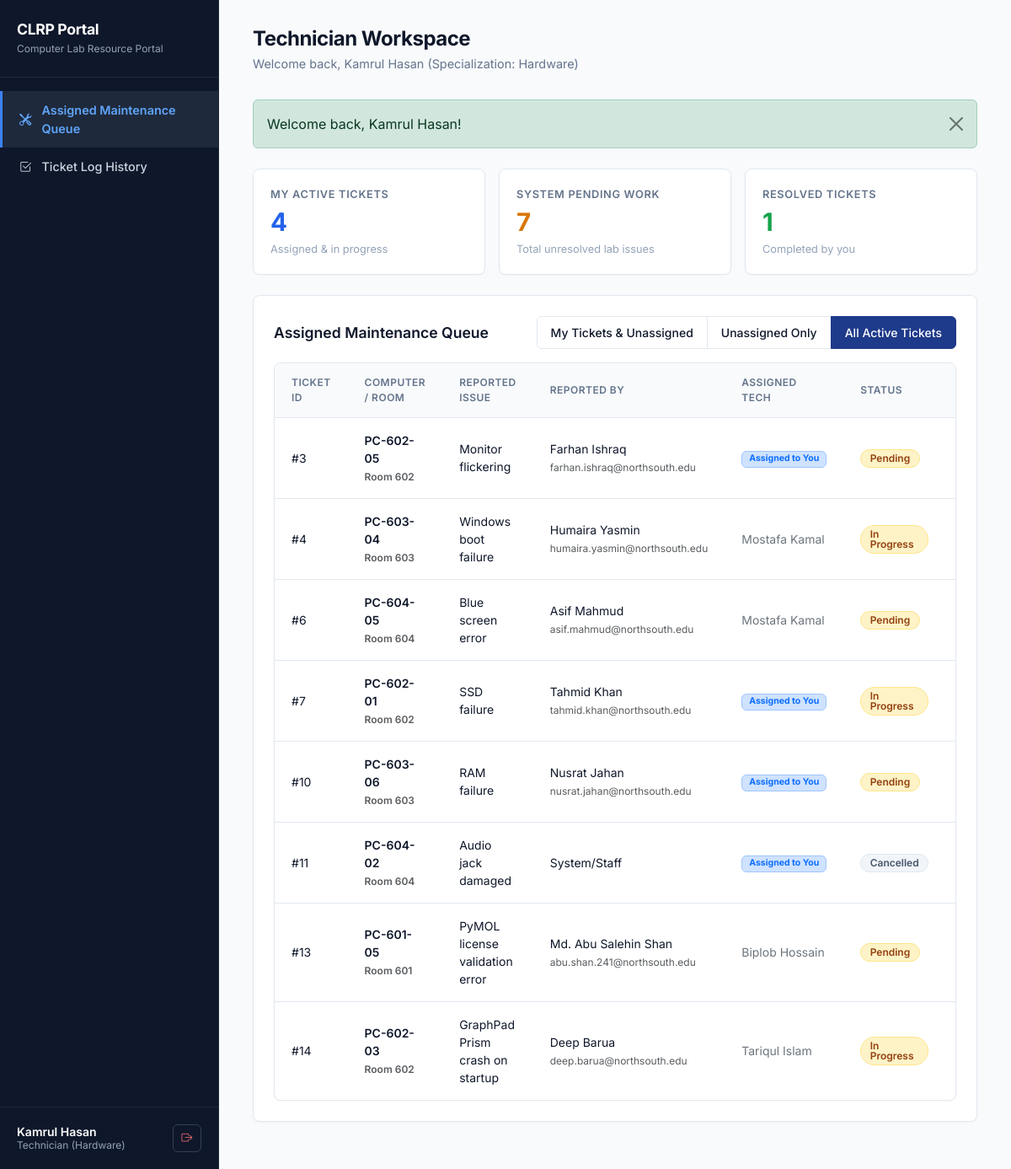
The page /technician/dashboard.php?tab=overview&filter=all (signed in) on the database its author committed.
### tables this page shows
CREATE TABLE IF NOT EXISTS Maintenance (
    maintenance_id INT AUTO_INCREMENT PRIMARY KEY,
    computer_id INT NOT NULL,
    student_id VARCHAR(20) NULL,
    technician_id INT NULL,
    issue_description TEXT NOT NULL,
    status VARCHAR(20) NOT NULL DEFAULT 'Pending',
    reported_at TIMESTAMP DEFAULT CURRENT_TIMESTAMP,
    FOREIGN KEY (computer_id) REFERENCES Computer(computer_id)
        ON UPDATE CASCADE ON DELETE CASCADE,
    FOREIGN KEY (student_id) REFERENCES Student(student_id)
        ON UPDATE CASCADE ON DELETE SET NULL,
    FOREIGN KEY (technician_id) REFERENCES Technician(technician_id)
        ON UPDATE CASCADE ON DELETE SET NULL
);

CREATE TABLE IF NOT EXISTS Computer (
    computer_id INT AUTO_INCREMENT PRIMARY KEY,
    pc_label VARCHAR(20) NOT NULL,
    ip_address VARCHAR(45),
    status VARCHAR(20) NOT NULL DEFAULT 'Available',
    lab_id INT,
    FOREIGN KEY (lab_id) REFERENCES Lab(lab_id)
        ON UPDATE CASCADE ON DELETE CASCADE
);

CREATE TABLE IF NOT EXISTS Lab (
    lab_id INT AUTO_INCREMENT PRIMARY KEY,
    room_number VARCHAR(20) NOT NULL,
    capacity INT NOT NULL
);

CREATE TABLE IF NOT EXISTS Student (
    student_id VARCHAR(20) PRIMARY KEY,
    name VARCHAR(100) NOT NULL,
    email VARCHAR(100) NOT NULL UNIQUE,
    password VARCHAR(255) NOT NULL,
    dept_id VARCHAR(10),
    FOREIGN KEY (dept_id) REFERENCES Department(dept_id)
        ON UPDATE CASCADE ON DELETE SET NULL
);

CREATE TABLE IF NOT EXISTS Technician (
    technician_id INT AUTO_INCREMENT PRIMARY KEY,
    name VARCHAR(100) NOT NULL,
    email VARCHAR(100) NOT NULL UNIQUE,
    password VARCHAR(255) NOT NULL,
    specialization VARCHAR(50)
);

### technician/dashboard.php (called while the page is built, shortened)
<?php
require_once __DIR__ . '/../includes/auth.php';
$user = get_logged_in_user();
$technician_id = (int)$user['id'];
$tab = $_GET['tab'] ?? 'overview';
$flash = get_flash();
$stmtAssigned = $pdo->prepare("SELECT COUNT(*) FROM Maintenance WHERE technician_id = ? AND status != 'Resolved'");
$stmtAssigned->execute([$technician_id]);
$assigned_tickets = $stmtAssigned->fetchColumn();
$stmtPendingWork = $pdo->prepare("SELECT COUNT(*) FROM Maintenance WHERE status IN ('Pending', 'In Progress')");
$stmtPendingWork->execute();
$pending_work = $stmtPendingWork->fetchColumn();
$stmtResolved = $pdo->prepare("SELECT COUNT(*) FROM Maintenance WHERE technician_id = ? AND status = 'Resolved'");
$stmtResolved->execute([$technician_id]);
$resolved_tickets = $stmtResolved->fetchColumn();
$filter_mode = $_GET['filter'] ?? 'my_queue';
$sqlQueue = "
    SELECT m.*, c.pc_label, l.room_number, s.name AS student_name, s.email AS student_email, t.name AS tech_name
    FROM Maintenance m
    JOIN Computer c ON m.computer_id = c.computer_id
    LEFT JOIN Lab l ON c.lab_id = l.lab_id
    LEFT JOIN Student s ON m.student_id = s.student_id
    LEFT JOIN Technician t ON m.technician_id = t.technician_id
";
if ($tab === 'history') {
    $sqlQueue .= " WHERE m.status = 'Resolved' AND m.technician_id = {$technician_id} ORDER BY m.reported_at DESC";
} else {
    if ($filter_mode === 'unassigned') {
        $sqlQueue .= " WHERE m.technician_id IS NULL AND m.status != 'Resolved' ORDER BY m.reported_at ASC";
    } elseif ($filter_mode === 'all') {
        $sqlQueue .= " WHERE m.status != 'Resolved' ORDER BY m.reported_at ASC";
    } else {
        $sqlQueue .= " WHERE (m.technician_id = {$technician_id} OR m.technician_id IS NULL) AND m.status != 'Resolved' ORDER BY (m.technician_id = {$technician_id}) DESC, m.reported_at ASC";
    }
}
$queue_tickets = $pdo->query($sqlQueue)->fetchAll();
require_once __DIR__ . '/../views/technician/dashboard.view.php';

### views/technician/dashboard.view.php (the view, shortened to what this page needs)
<?php
require_once __DIR__ . '/../../includes/header.php';
require_once __DIR__ . '/../../includes/sidebar.php';
?>
<main class="app-content">
    <div class="page-header">
        <div>
            <h2>Technician Workspace</h2>
            <p>Welcome back, <?= e($user['name']) ?> (Specialization: <?= e($user['extra'] ?? 'General Maintenance') ?>)</p>
        </div>
    </div>
    <?php if ($flash): ?>
        <div class="alert alert-<?= e($flash['type']) ?> alert-dismissible fade show mb-4" role="alert">
            <?= e($flash['message']) ?>
            <button type="button" class="btn-close" data-bs-dismiss="alert" aria-label="Close"></button>
        </div>
    <?php endif; ?>
    <div class="row g-3 mb-4">
        <div class="col-md-4">
            <div class="stat-card">
                <div class="stat-title">My Active Tickets</div>
                <div class="stat-value" style="color: #2563eb;"><?= $assigned_tickets ?></div>
                <div class="stat-desc">Assigned & in progress</div>
            </div>
        </div>
        <div class="col-md-4">
            <div class="stat-card">
                <div class="stat-title">System Pending Work</div>
                <div class="stat-value" style="color: #d97706;"><?= $pending_work ?></div>
                <div class="stat-desc">Total unresolved lab issues</div>
            </div>
        </div>
        <div class="col-md-4">
            <div class="stat-card">
                <div class="stat-title">Resolved Tickets</div>
                <div class="stat-value" style="color: #16a34a;"><?= $resolved_tickets ?></div>
                <div class="stat-desc">Completed by you</div>
            </div>
        </div>
    </div>
    <?php if ($tab === 'overview'): ?>
        <div class="content-card">
            <div class="d-flex flex-wrap justify-content-between align-items-center mb-3 gap-2">
                <h3 class="card-title mb-0">Assigned Maintenance Queue</h3>
                <div class="btn-group btn-group-sm" role="group">
                    <a href="<?= url('/technician/dashboard.php?tab=overview&filter=my_queue') ?>" class="btn <?= $filter_mode === 'my_queue' ? 'btn-primary-clrp' : 'btn-outline-clrp' ?>">My Tickets & Unassigned</a>
                    <a href="<?= url('/technician/dashboard.php?tab=overview&filter=unassigned') ?>" class="btn <?= $filter_mode === 'unassigned' ? 'btn-primary-clrp' : 'btn-outline-clrp' ?>">Unassigned Only</a>
                    <a href="<?= url('/technician/dashboard.php?tab=overview&filter=all') ?>" class="btn <?= $filter_mode === 'all' ? 'btn-primary-clrp' : 'btn-outline-clrp' ?>">All Active Tickets</a>
                </div>
            </div>
            <div class="table-custom-container">
                <table class="table-custom">
                    <thead>
                        <tr>
                            <th>Ticket ID</th>
                            <th>Computer / Room</th>
                            <th>Reported Issue</th>
                            <th>Reported By</th>
                            <th>Assigned Tech</th>
                            <th>Status</th>
                            <th>Reported At</th>
                        </tr>
                    </thead>
                    <tbody>
                        <?php if (empty($queue_tickets)): ?>
                            <tr>
                                <td colspan="8" class="text-center text-muted py-4">No active maintenance tickets in this queue.</td>
                            </tr>
                        <?php else: ?>
                            <?php foreach ($queue_tickets as $t): ?>
                                <tr>
                                    <td>#<?= $t['maintenance_id'] ?></td>
                                    <td class="fw-semibold">
                                        <?= e($t['pc_label']) ?><br>
                                        <span class="text-muted font-normal" style="font-size: 0.75rem;"><?= e($t['room_number'] ?? 'Unassigned Room') ?></span>
                                    </td>
                                    <td style="max-width: 240px;">
                                        <div class="fw-normal" style="font-size: 0.875rem;"><?= e($t['issue_description']) ?></div>
                                    </td>
                                    <td>
                                        <?= e($t['student_name'] ?? 'System/Staff') ?><br>
                                        <span class="text-muted" style="font-size: 0.75rem;"><?= e($t['student_email'] ?? '') ?></span>
                                    </td>
                                    <td>
                                        <?php if ($t['technician_id'] == $technician_id): ?>
                                            <span class="badge bg-primary-subtle text-primary border border-primary-subtle px-2">Assigned to You</span>
                                        <?php elseif ($t['technician_id']): ?>
                                            <span class="text-secondary"><?= e($t['tech_name']) ?></span>
                                        <?php else: ?>
                                            <span class="badge bg-warning-subtle text-warning-emphasis border border-warning-subtle px-2">Unassigned</span>
                                        <?php endif; ?>
                                    </td>
                                    <td><?= render_status_badge($t['status']) ?></td>
                                    <td style="font-size: 0.8rem;" class="text-muted"><?= e($t['reported_at']) ?></td>
                                </tr>
                            <?php endforeach; ?>
                        <?php endif; ?>
                    </tbody>
                </table>
            </div>
        </div>
    <?php endif; ?>
</main>
<?php require_once __DIR__ . '/../../includes/footer.php'; ?>

### includes/auth.php (shortened to what this page needs)
<?php
function url($path = '') {
    $script = $_SERVER['SCRIPT_NAME'] ?? '';
    $dir = str_replace('\\', '/', dirname($script));
    $dir = preg_replace('#/(student|technician|admin)$#i', '', $dir);
    $path = '/' . ltrim($path, '/');
    return $dir . $path;
}
function e($string) {
    return htmlspecialchars($string ?? '', ENT_QUOTES, 'UTF-8');
}
function get_flash() {
    if (isset($_SESSION['flash'])) {
        $flash = $_SESSION['flash'];
        return $flash;
    }
    return null;
}
function is_logged_in() {
    return isset($_SESSION['user_id']) && isset($_SESSION['role']);
}
function get_logged_in_user() {
    return [
        'id' => $_SESSION['user_id'],
        'name' => $_SESSION['user_name'],
        'email' => $_SESSION['user_email'],
        'role' => $_SESSION['role'],
        'extra' => $_SESSION['user_extra'] ?? null
    ];
}
function render_status_badge($status) {
    $s = trim($status);
    $badgeClass = 'badge-secondary';
    switch ($s) {
        case 'Pending':
        case 'In Progress':
            $badgeClass = 'badge-pending';
            break;
        case 'In Use':
        case 'Reserved':
        case 'Cancelled':
        case 'Completed':
            $badgeClass = 'badge-neutral';
            break;
    }
    return '<span class="status-badge ' . $badgeClass . '">' . e($s) . '</span>';
}

### assets/css/custom.css (style rules this page uses)
:root { --font-family: 'Inter', -apple-system, BlinkMacSystemFont, 'Segoe UI', Roboto, sans-serif; --bg-main: #f8fafc; --bg-card: #ffffff; --bg-sidebar: #0f172a; --border-color: #e2e8f0; --border-focus: #3b82f6; --text-primary: #0f172a; --text-secondary: #64748b; --text-muted: #94a3b8; --primary: #1e3a8a; --primary-hover: #1d4ed8; --primary-light: #eff6ff; --sidebar-width: 260px; }
body { font-family: var(--font-family); background-color: var(--bg-main); color: var(--text-primary); margin: 0; padding: 0; -webkit-font-smoothing: antialiased; }
.app-content { flex-grow: 1; padding: 2rem 2.5rem; overflow-y: auto; max-width: calc(100vw - var(--sidebar-width)); }
.page-header { margin-bottom: 2rem; display: flex; align-items: center; justify-content: space-between; }
.page-header h2 { font-size: 1.5rem; font-weight: 700; color: var(--text-primary); margin: 0; letter-spacing: -0.02em; }
.page-header p { color: var(--text-secondary); margin: 0.25rem 0 0 0; font-size: 0.9rem; }
.stat-card { background: var(--bg-card); border: 1px solid var(--border-color); border-radius: 0.5rem; padding: 1.25rem; box-shadow: 0 1px 2px 0 rgba(0, 0, 0, 0.03); }
.stat-card .stat-title { font-size: 0.8rem; font-weight: 600; color: var(--text-secondary); text-transform: uppercase; letter-spacing: 0.05em; margin-bottom: 0.5rem; }
.stat-card .stat-value { font-size: 1.85rem; font-weight: 700; color: var(--text-primary); line-height: 1; }
.stat-card .stat-desc { font-size: 0.8rem; color: var(--text-muted); margin-top: 0.5rem; }
.status-badge { display: inline-flex; align-items: center; padding: 0.25rem 0.65rem; border-radius: 9999px; font-size: 0.75rem; font-weight: 600; line-height: 1; border: 1px solid transparent; }
.badge-pending { background-color: #fef3c7; color: #92400e; border-color: #fde68a; }
.badge-neutral { background-color: #f1f5f9; color: #475569; border-color: #e2e8f0; }
.table-custom-container { background: var(--bg-card); border: 1px solid var(--border-color); border-radius: 0.5rem; overflow: hidden; box-shadow: 0 1px 2px 0 rgba(0, 0, 0, 0.03); }
.table-custom { width: 100%; border-collapse: collapse; margin: 0; font-size: 0.875rem; }
.table-custom th { background-color: #f8fafc; color: var(--text-secondary); font-weight: 600; text-transform: uppercase; font-size: 0.75rem; letter-spacing: 0.04em; padding: 0.85rem 1.25rem; border-bottom: 1px solid var(--border-color); text-align: left; }
.table-custom td { padding: 1rem 1.25rem; border-bottom: 1px solid var(--border-color); color: var(--text-primary); vertical-align: middle; }
.table-custom tbody tr:last-child td { border-bottom: none; }
.content-card { background: var(--bg-card); border: 1px solid var(--border-color); border-radius: 0.5rem; padding: 1.5rem; margin-bottom: 1.5rem; box-shadow: 0 1px 2px 0 rgba(0, 0, 0, 0.03); }
.content-card .card-title { font-size: 1.1rem; font-weight: 600; color: var(--text-primary); margin-bottom: 1rem; }
.btn-primary-clrp { background-color: var(--primary); color: #ffffff; font-weight: 500; font-size: 0.875rem; padding: 0.5rem 1rem; border-radius: 0.375rem; border: 1px solid var(--primary); transition: all 0.15s ease; }
.btn-outline-clrp { background-color: transparent; color: var(--text-primary); font-weight: 500; font-size: 0.875rem; padding: 0.5rem 1rem; border-radius: 0.375rem; border: 1px solid var(--border-color); transition: all 0.15s ease; }

### rows shown on the page
maintenance: maintenance_id "3", computer.pc_label "PC-602-05", lab.room_number "Room 602", issue_description "Monitor flickering", student.name "Farhan Ishraq", student.email "farhan.ishraq@northsouth.edu", shows "Assigned to You", status "Pending"
maintenance: maintenance_id "4", computer.pc_label "PC-603-04", lab.room_number "Room 603", issue_description "Windows boot failure", student.name "Humaira Yasmin", student.email "humaira.yasmin@northsouth.edu", technician.name "Mostafa Kamal", status "In Progress"
maintenance: maintenance_id "6", computer.pc_label "PC-604-05", lab.room_number "Room 604", issue_description "Blue screen error", student.name "Asif Mahmud", student.email "asif.mahmud@northsouth.edu", technician.name "Mostafa Kamal", status "Pending"
maintenance: maintenance_id "7", computer.pc_label "PC-602-01", lab.room_number "Room 602", issue_description "SSD failure", student.name "Tahmid Khan", student.email "tahmid.khan@northsouth.edu", shows "Assigned to You", status "In Progress"
maintenance: maintenance_id "10", computer.pc_label "PC-603-06", lab.room_number "Room 603", issue_description "RAM failure", student.name "Nusrat Jahan", student.email "nusrat.jahan@northsouth.edu", shows "Assigned to You", status "Pending"
maintenance: maintenance_id "11", computer.pc_label "PC-604-02", lab.room_number "Room 604", issue_description "Audio jack damaged", student_name "System/Staff", shows "Assigned to You", status "Cancelled"
maintenance: maintenance_id "13", computer.pc_label "PC-601-05", lab.room_number "Room 601", issue_description "PyMOL license validation error", student.name "Md. Abu Salehin Shan", student.email "abu.shan.241@northsouth.edu", technician.name "Biplob Hossain", status "Pending"
maintenance: maintenance_id "14", computer.pc_label "PC-602-03", lab.room_number "Room 602", issue_description "GraphPad Prism crash on startup", student.name "Deep Barua", student.email "deep.barua@northsouth.edu", technician.name "Tariqul Islam", status "In Progress"

### other values the page prints
$user['name'] "Kamrul Hasan"
$role "Technician"
$user['extra'] "Hardware"
$flash['message'] "Welcome back, Kamrul Hasan!"
$assigned_tickets "4"
$pending_work "7"
$resolved_tickets "1"
